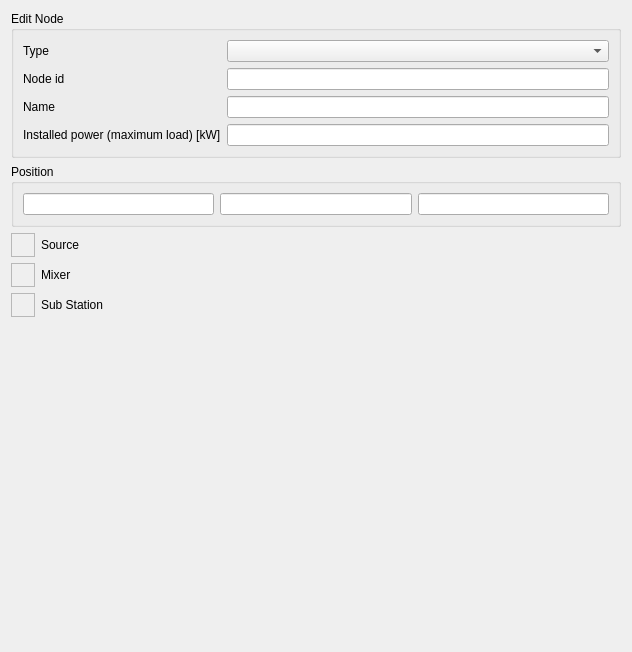
<?xml version="1.0" encoding="UTF-8"?>
<ui version="4.0">
 <class>SVPropNetworkNodesWidget</class>
 <widget class="QWidget" name="SVPropNetworkNodesWidget">
  <property name="geometry">
   <rect>
    <x>0</x>
    <y>0</y>
    <width>632</width>
    <height>652</height>
   </rect>
  </property>
  <property name="windowTitle">
   <string>Form</string>
  </property>
  <layout class="QVBoxLayout" name="verticalLayout">
   <item>
    <widget class="QGroupBox" name="groupBoxEditNode">
     <property name="title">
      <string>Edit Node</string>
     </property>
     <layout class="QFormLayout" name="formLayout_2">
      <item row="0" column="0">
       <widget class="QLabel" name="label_19">
        <property name="text">
         <string>Type</string>
        </property>
       </widget>
      </item>
      <item row="0" column="1">
       <widget class="QComboBox" name="comboBoxNodeType"/>
      </item>
      <item row="1" column="0">
       <widget class="QLabel" name="label_20">
        <property name="text">
         <string>Node id</string>
        </property>
       </widget>
      </item>
      <item row="2" column="0">
       <widget class="QLabel" name="label_21">
        <property name="text">
         <string>Name</string>
        </property>
       </widget>
      </item>
      <item row="2" column="1">
       <widget class="QLineEdit" name="lineEditNodeName">
        <property name="alignment">
         <set>Qt::AlignRight|Qt::AlignTrailing|Qt::AlignVCenter</set>
        </property>
       </widget>
      </item>
      <item row="3" column="0">
       <widget class="QLabel" name="label_23">
        <property name="text">
         <string>Installed power (maximum load) [kW]</string>
        </property>
       </widget>
      </item>
      <item row="3" column="1">
       <widget class="QtExt::ValidatingLineEdit" name="lineEditNodeMaximumHeatingDemand">
        <property name="toolTip">
         <string>This is the maximum power of this sub station, used for pipe dimensioning</string>
        </property>
       </widget>
      </item>
      <item row="1" column="1">
       <widget class="QLineEdit" name="lineEditNodeId">
        <property name="alignment">
         <set>Qt::AlignRight|Qt::AlignTrailing|Qt::AlignVCenter</set>
        </property>
       </widget>
      </item>
     </layout>
    </widget>
   </item>
   <item>
    <widget class="QGroupBox" name="groupBoxPosition">
     <property name="title">
      <string>Position</string>
     </property>
     <layout class="QHBoxLayout" name="horizontalLayout_6">
      <item>
       <widget class="QtExt::ValidatingLineEdit" name="lineEditNodeXPosition"/>
      </item>
      <item>
       <widget class="QtExt::ValidatingLineEdit" name="lineEditNodeYPosition"/>
      </item>
      <item>
       <widget class="QtExt::ValidatingLineEdit" name="lineEditNodeZPosition"/>
      </item>
     </layout>
    </widget>
   </item>
   <item>
    <layout class="QGridLayout" name="gridLayout_12">
     <item row="1" column="0">
      <widget class="QFrame" name="frameMixer">
       <property name="sizePolicy">
        <sizepolicy hsizetype="Fixed" vsizetype="Fixed">
         <horstretch>0</horstretch>
         <verstretch>0</verstretch>
        </sizepolicy>
       </property>
       <property name="minimumSize">
        <size>
         <width>24</width>
         <height>24</height>
        </size>
       </property>
       <property name="autoFillBackground">
        <bool>true</bool>
       </property>
       <property name="frameShape">
        <enum>QFrame::StyledPanel</enum>
       </property>
       <property name="frameShadow">
        <enum>QFrame::Raised</enum>
       </property>
      </widget>
     </item>
     <item row="2" column="0">
      <widget class="QFrame" name="frameSubStation">
       <property name="sizePolicy">
        <sizepolicy hsizetype="Fixed" vsizetype="Fixed">
         <horstretch>0</horstretch>
         <verstretch>0</verstretch>
        </sizepolicy>
       </property>
       <property name="minimumSize">
        <size>
         <width>24</width>
         <height>24</height>
        </size>
       </property>
       <property name="autoFillBackground">
        <bool>true</bool>
       </property>
       <property name="frameShape">
        <enum>QFrame::StyledPanel</enum>
       </property>
       <property name="frameShadow">
        <enum>QFrame::Raised</enum>
       </property>
      </widget>
     </item>
     <item row="1" column="1">
      <widget class="QLabel" name="label_24">
       <property name="text">
        <string>Mixer</string>
       </property>
      </widget>
     </item>
     <item row="2" column="1">
      <widget class="QLabel" name="label_25">
       <property name="text">
        <string>Sub Station</string>
       </property>
      </widget>
     </item>
     <item row="0" column="1">
      <widget class="QLabel" name="label_26">
       <property name="text">
        <string>Source</string>
       </property>
      </widget>
     </item>
     <item row="0" column="0">
      <widget class="QFrame" name="frameSource">
       <property name="sizePolicy">
        <sizepolicy hsizetype="Fixed" vsizetype="Fixed">
         <horstretch>0</horstretch>
         <verstretch>0</verstretch>
        </sizepolicy>
       </property>
       <property name="minimumSize">
        <size>
         <width>24</width>
         <height>24</height>
        </size>
       </property>
       <property name="autoFillBackground">
        <bool>true</bool>
       </property>
       <property name="frameShape">
        <enum>QFrame::StyledPanel</enum>
       </property>
       <property name="frameShadow">
        <enum>QFrame::Raised</enum>
       </property>
      </widget>
     </item>
    </layout>
   </item>
   <item>
    <spacer name="verticalSpacer_2">
     <property name="orientation">
      <enum>Qt::Vertical</enum>
     </property>
     <property name="sizeHint" stdset="0">
      <size>
       <width>20</width>
       <height>333</height>
      </size>
     </property>
    </spacer>
   </item>
  </layout>
 </widget>
 <customwidgets>
  <customwidget>
   <class>QtExt::ValidatingLineEdit</class>
   <extends>QLineEdit</extends>
   <header location="global">QtExt_ValidatingLineEdit.h</header>
   <slots>
    <signal>editingFinishedSuccessfully()</signal>
   </slots>
  </customwidget>
 </customwidgets>
 <resources/>
 <connections/>
</ui>
